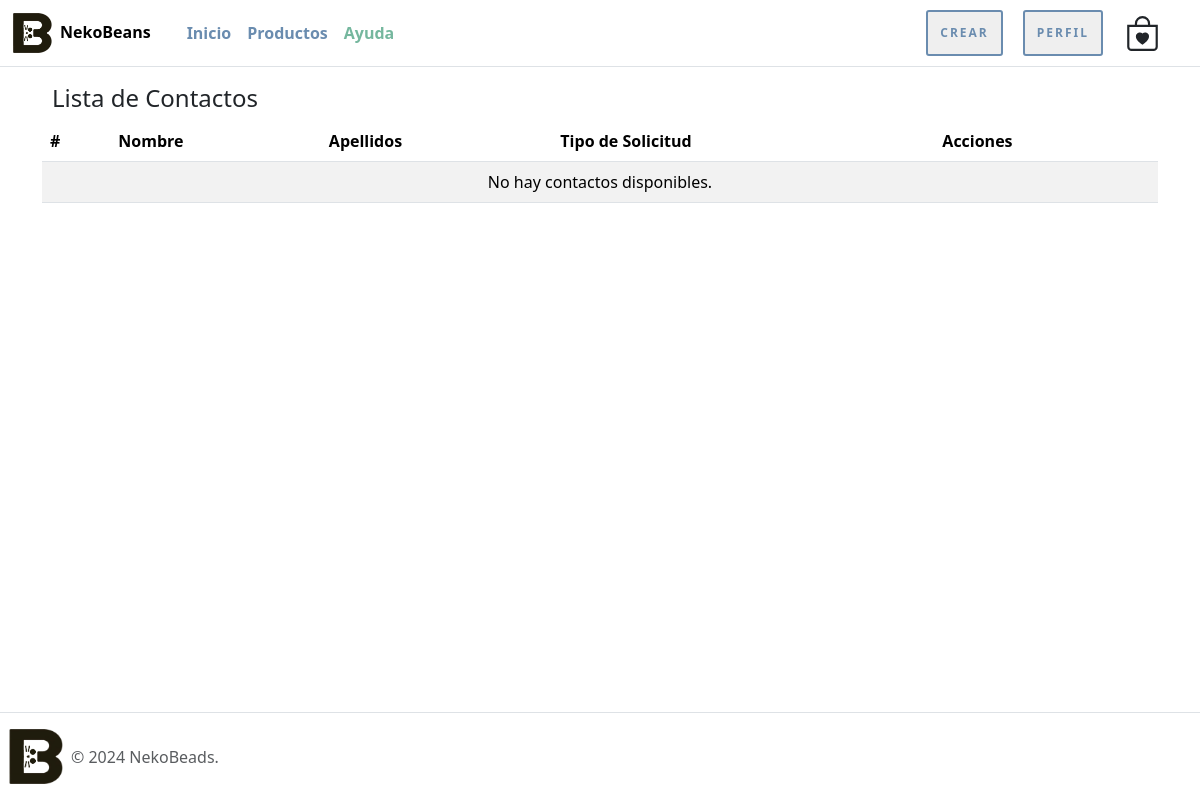
The page /lista-comentarios/ (signed in) on the database as committed earlier.
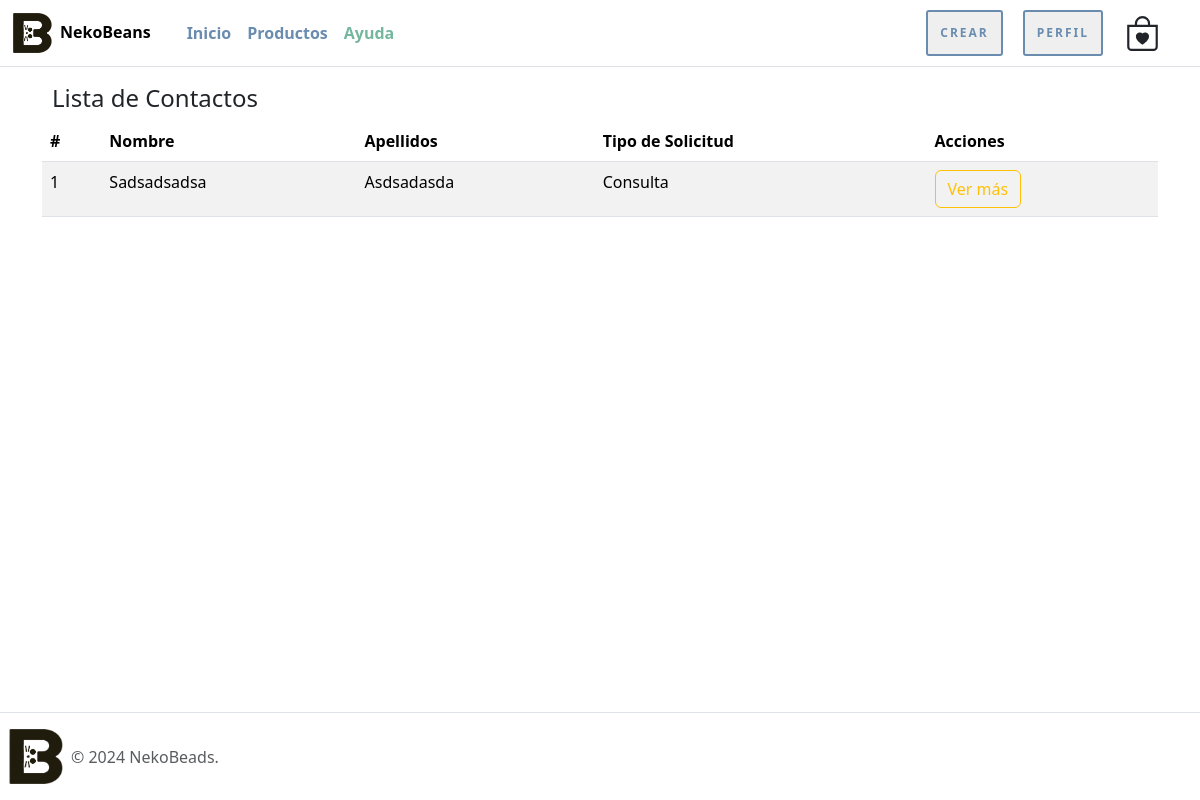
The same page on the database as committed later.
### nekoBeansWeb/models.py (models this page shows, shortened)
class Contacto(models.Model):
    nombre = models.CharField(max_length=20)
    apellidos = models.CharField(max_length=20)
    email = models.EmailField()
    telefono = models.CharField(max_length=9)
    tipo_solicitud = models.IntegerField(choices=tipo_consulta)
    mensaje = models.TextField()

### nekoBeansWeb/views.py (the view)
# urls.py: path('lista-comentarios/', lista_comentarios, name="lista_comentarios"),
@permission_required('nekoBeansWeb.view_comentarios')
def lista_comentarios(request):
    contactos = Contacto.objects.all()
    data = {
        'contactos': contactos
    }
    return render(request, 'nekoBeansWeb/comentarios/lista_contacto.html', data)

### nekoBeansWeb/templates/nekoBeansWeb/comentarios/lista_contacto.html (shortened to what this page needs)
{% extends 'nekoBeansWeb/narvar_footer.html' %}
{% load static %}
{% block contenido %}
<div class="container mt-4">
    <div class="row">
        <div class="col-md-12">
            <h4 class="espacio-titulos">Lista de Contactos</h4>
            <div class="table-responsive">
                <table class="table table-hover table-striped">
                    <thead class="thead-dark">
                        <tr>
                            <th scope="col">#</th>
                            <th scope="col">Nombre</th>
                            <th scope="col">Apellidos</th>
                            <th scope="col">Tipo de Solicitud</th>
                            <th scope="col">Acciones</th>
                        </tr>
                    </thead>
                    <tbody>
                        {% for contacto in contactos %}
                        <tr>
                            <td>{{ forloop.counter }}</td>
                            <td>{{ contacto.nombre | capfirst }}</td>
                            <td>{{ contacto.apellidos | capfirst }}</td>
                            <td>{{ contacto.get_tipo_solicitud_display }}</td>
                            <td>
                                <button type="button" class="btn btn-md btn-outline-warning abrir-modal"
                                    data-bs-toggle="modal" data-bs-target="#modal-tarjeta-{{ contacto.id }}">
                                    Ver más
                                </button>
                            </td>
                        </tr>
                        {% empty %}
                        <tr>
                            <td colspan="8" class="text-center">No hay contactos disponibles.</td>
                        </tr>
                        {% endfor %}
                    </tbody>
                </table>
            </div>
        </div>
    </div>
</div>
{% endblock %}

Rows that differ between the two databases and show on the page:
added Contacto: nombre "Sadsadsadsa", apellidos "Asdsadasda", tipo_solicitud "Consulta"
Other text that changed with them:
text no longer shown: "No hay contactos disponibles."
